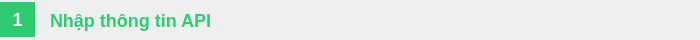
<?xml version="1.0" encoding="UTF-8"?>
<ui version="4.0">
 <class>TelethonStepHeader</class>
 <widget class="QWidget" name="TelethonStepHeader">
  <property name="geometry">
   <rect>
    <x>0</x>
    <y>0</y>
    <width>700</width>
    <height>40</height>
   </rect>
  </property>
  <layout class="QHBoxLayout" name="horizontalLayout">
   <property name="spacing">
    <number>15</number>
   </property>
   <property name="leftMargin">
    <number>0</number>
   </property>
   <property name="topMargin">
    <number>0</number>
   </property>
   <property name="rightMargin">
    <number>0</number>
   </property>
   <property name="bottomMargin">
    <number>0</number>
   </property>
   <item>
    <widget class="QLabel" name="stepIconLabel">
     <property name="minimumSize">
      <size>
       <width>35</width>
       <height>35</height>
      </size>
     </property>
     <property name="maximumSize">
      <size>
       <width>35</width>
       <height>35</height>
      </size>
     </property>
     <property name="styleSheet">
      <string notr="true">background-color: #2ECC71;
color: white;
border-radius: 20px;
font-size: 18px;
font-weight: bold;
text-align: center;</string>
     </property>
     <property name="text">
      <string>1</string>
     </property>
     <property name="alignment">
      <set>Qt::AlignCenter</set>
     </property>
     <property name="class" stdset="0">
      <string>stepNumber</string>
     </property>
    </widget>
   </item>
   <item>
    <widget class="QLabel" name="stepLabel">
     <property name="styleSheet">
      <string notr="true">font-size: 18px;
font-weight: bold;
color: #2ECC71;</string>
     </property>
     <property name="text">
      <string>Nhập thông tin API</string>
     </property>
     <property name="class" stdset="0">
      <string>stepLabel</string>
     </property>
    </widget>
   </item>
   <item>
    <spacer name="horizontalSpacer">
     <property name="orientation">
      <enum>Qt::Horizontal</enum>
     </property>
     <property name="sizeHint" stdset="0">
      <size>
       <width>40</width>
       <height>20</height>
      </size>
     </property>
    </spacer>
   </item>
  </layout>
 </widget>
 <resources/>
 <connections/>
</ui>
